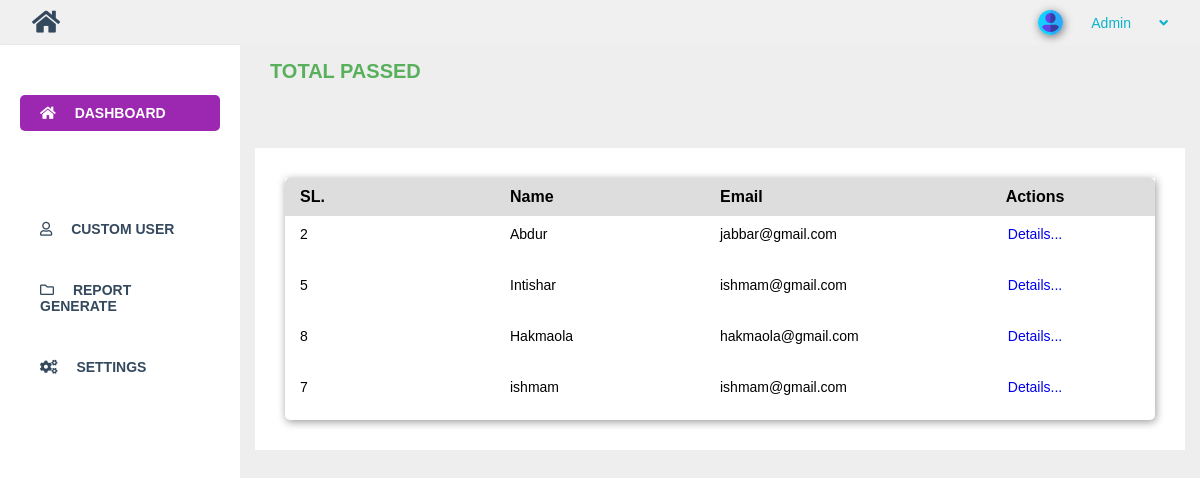
/admin/total-failled.php (signed in), run on the app's committed database.
### tables this page shows
CREATE TABLE `examinee` (
  `id` int(10) NOT NULL AUTO_INCREMENT,
  `first_name` varchar(50) DEFAULT NULL,
  `last_name` varchar(50) DEFAULT NULL,
  `email` varchar(150) DEFAULT NULL,
  `institution` varchar(255) DEFAULT NULL,
  `initial_training_date` date DEFAULT NULL,
  `refresher_training_date` date DEFAULT NULL,
  `fibroscan_device_serial_no` varchar(150) DEFAULT NULL,
  `scan_done` int(10) DEFAULT NULL,
  `is_verified` tinyint(4) DEFAULT NULL,
  `inst_addr` varchar(100) DEFAULT NULL,
  PRIMARY KEY (`id`)
);

### admin/total-failled.php (the view, shortened to what this page needs)
<?php
$conn = database();
$result = $conn->query("select distinct(examinee.id), examinee.first_name, examinee.email from results inner join examinee on examinee.id = results.examinee_id where results.passed = 0") or die($conn->error);
if($result->num_rows > 0) {
    $data = [];
    while($row = $result->fetch_assoc()) {
        $data[] = $row;
    }
}
?>
<!DOCTYPE html>
<html lang="en">
<head>
    <link rel="stylesheet" href="css/fontawesome.css">
    <link rel="stylesheet" href="style.css">
</head>
<body>
    <div id="main">
        <div id="page-wrapper">
            <div class="dashboard-area">
                <h3 class="section-heading">Total Passed</h3>
                <div class="wrapper">
                    <div class="topics-table">
                        <div class="tbl-head">
                            <strong>SL.</strong>
                            <strong>Name</strong>
                            <strong>Email</strong>
                            <strong style="text-align: center;">Actions</strong>
                        </div>
                        <div class="tbl-body">
                            <?php foreach($data as $item) : ?>
                            <div class="tbl-row">
                                <p>
                                    <?php echo $item['id']; ?>
                                </p>
                                <p>
                                <?php echo $item['first_name'] . " " . $item['last_name']; ?>
                                </p>
                                <p>
                                    <?php echo $item['email']; ?>
                                </p>
                                <div class="actions">
                                    <div class="actions-btn">
                                        <p><a href="student-details.php?id=<?php echo $item['id']; ?>" style="text-decoration: none">Details...</a></p>
                                    </div>
                                </div>
                            </div>
                            <?php endforeach; ?>
                        </div>
                    </div>
                </div>
            </div>
        </div>
    </div>
</body>
</html>

### admin/style.css (style rules this page uses)
* { margin: 0; padding: 0; box-sizing: border-box; font-family: Arial, Helvetica, sans-serif; }
:root { --th-bg-blue: #0bb4c8; --th-bg-green: #58b05c; --th-bg-danger: #eb4844; --th-bg-light:#eeeeee; --th-bg-primary:#9c27b0; --text-blue: #0bb4c8; --text-green: #58b05c; --text-danger: #eb4844; --text-white: white; --text-dark: #34495E; }
body { overflow: hidden; }
#page-wrapper { display: flex; justify-content: space-between; }
.dashboard-area { width: 80%; height: 100vh; padding-bottom: 100px; overflow-y: auto; background-color: var(--th-bg-light); }
h3.section-heading { color: var(--text-green); text-transform: uppercase; padding: 15px 30px; text-align: left; font-size: 20px; margin-bottom: 50px; }
.wrapper { padding: 30px; background: white; margin: 0 15px; }
.wrapper p { font-size: 14px; margin-bottom: 15px; }
.tbl-head { display: flex; justify-content: space-between; background: #ddd; padding: 10px 15px; border-top-left-radius: 5px; border-top-right-radius: 5px; align-items: center; }
.tbl-head strong { flex-basis: 25%; }
.tbl-row { display: flex; justify-content: space-between; padding: 10px 15px; align-items: center; }
.tbl-row p { flex-basis: 22%; }
.actions { text-align: center; flex-basis: 25%; }
.actions-btn { display: flex; justify-content: center; align-items: center; }
.topics-table { box-shadow: 1px 2px 8px rgba(0, 0, 0, 0.4); border-bottom-left-radius: 5px; border-bottom-right-radius: 5px; }

### data on the page
examinee: id "2", first_name "Abdur", email "jabbar@gmail.com"
examinee: id "5", first_name "Intishar", email "ishmam@gmail.com"
examinee: id "8", first_name "Hakmaola", email "hakmaola@gmail.com"
examinee: id "7", first_name "ishmam", email "ishmam@gmail.com"
